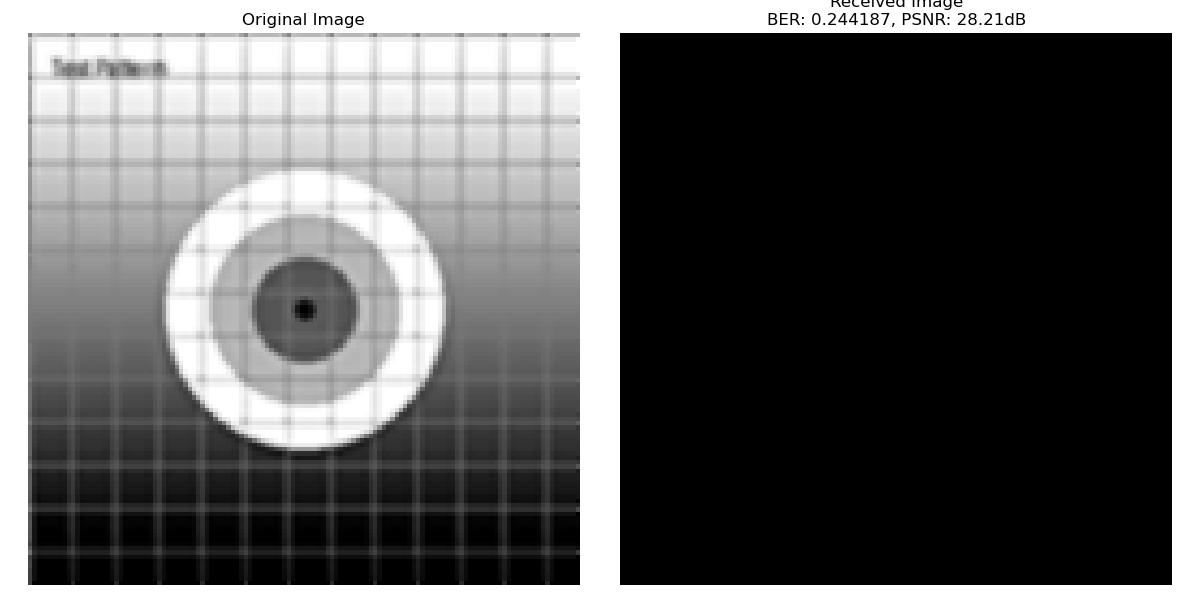
#> input picture full_system_test.png, 1200 x 600 px
$ python -i utils.py   (imports and definitions only)
#> lines starting #> are read from the running program, lines starting #| are printed output that depends on the picture
#> further down, picture is the input picture: PIL image 1200x600 RGBA; mean R, G, B, A 97.2, 97.2, 97.2, 255
import numpy as np
from PIL import Image, ImageDraw, ImageFont, ImageFilter, ImageEnhance
import matplotlib.pyplot as plt
from scipy.ndimage import uniform_filter
import pyldpc


# [39 lines left out: function generate_test_image, not called in this run]


def preprocess_image_for_transmission(image, target_size=(128, 128)):
    """
    Preprocess image to improve transmission reliability

    Args:
        image: Input PIL image
        target_size: Target size (smaller means fewer bits to transmit)

    Returns:
        Preprocessed PIL image
    """
#> called with target_size = (128, 128)
    # Convert to grayscale if needed
    if image.mode != 'L':
        image = image.convert('L')

    # Resize to smaller dimensions to reduce data size
    if image.size != target_size:
        image = image.resize(target_size, Image.Resampling.LANCZOS)
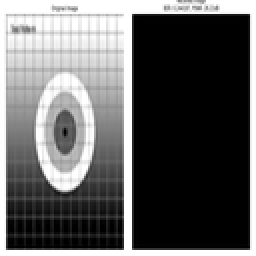
#> image: PIL image 128x128 L (shown 2 times larger); min 0, max 255, mean 97.2

    # Enhance contrast to improve robustness to noise
    enhancer = ImageEnhance.Contrast(image)
    image = enhancer.enhance(1.2)
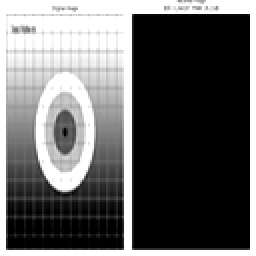
#> image: PIL image 128x128 L (shown 2 times larger); min 0, max 255, mean 99.8

    # Apply sharpening
    image = image.filter(ImageFilter.UnsharpMask(radius=1, percent=150, threshold=3))
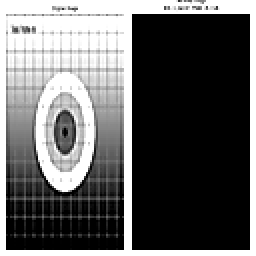
#> image: PIL image 128x128 L (shown 2 times larger); min 0, max 255, mean 97.9

    # Apply edge-preserving smoothing to reduce high-frequency components
    # that are more susceptible to noise
    image = image.filter(ImageFilter.SMOOTH)
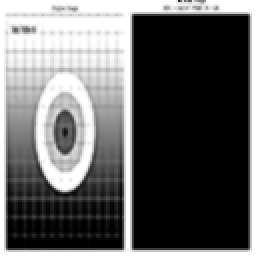
#> image: PIL image 128x128 L (shown 2 times larger); min 0, max 255, mean 97.9

    return image


# [278 lines left out: functions image_to_bit_stream, bit_stream_to_image, apply_error_resilience, decode_with_error_correction, calculate_psnr, calculate_ssim and 3 more, not called in this run]


    # don't worry about combining with the rest of the code (dont have time)
    # Just use the built in functions to encode and decode
    # It will add noise automatically
    # don't worry about images
    # just show graphs of how encoding improves BER for different SNR values
    # You can use random data for the message
    # In paper, talk about the functionality and how it works
    # Don't need to have it integrated (we already did more than what was asked)


# [2 lines not run here, left out]

>>> from PIL import Image
>>> picture = Image.open('../full_system_test.png')
>>> result = preprocess_image_for_transmission(picture)
